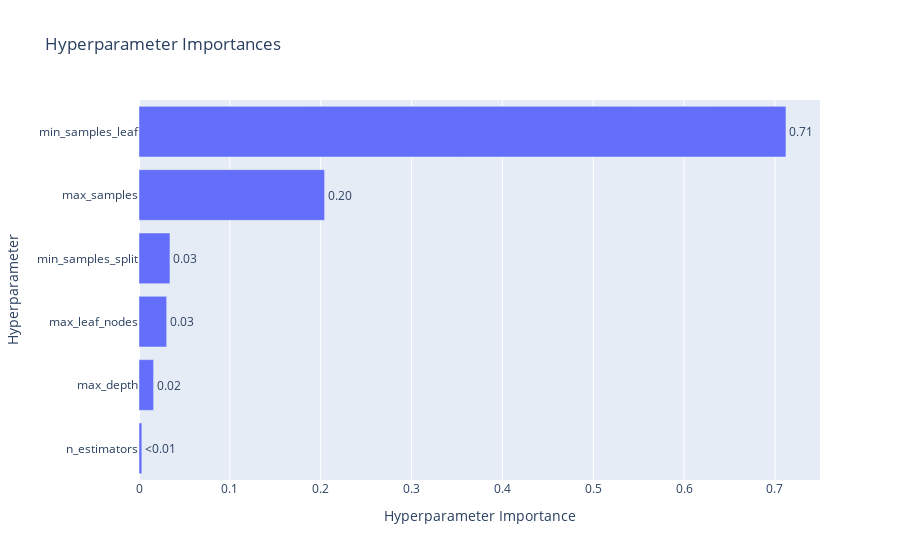

Notebook source saved alongside this figure:
### Code cell
# Plot parameter importances
plot_param_importances(study)

### Figure 1 — Plotly figure (JSON) as saved in the notebook; plotly's stock layout.template omitted (floating-point values rounded to 4 significant figures)
{"data": [{"cliponaxis": false, "hovertemplate": ["n_estimators (IntDistribution): 0.003122790723752746<extra></extra>", "max_depth (IntDistribution): 0.016039211698491995<extra></extra>", "max_leaf_nodes (IntDistribution): 0.030453937487857772<extra></extra>", "min_samples_split (IntDistribution): 0.034062624077739134<extra></extra>", "max_samples (IntDistribution): 0.2042551703655519<extra></extra>", "min_samples_leaf (IntDistribution): 0.7120662656466066<extra></extra>"], "name": "Objective Value", "orientation": "h", "text": ["<0.01", "0.02", "0.03", "0.03", "0.20", "0.71"], "textposition": "outside", "type": "bar", "x": [0.003123, 0.01604, 0.03045, 0.03406, 0.2043, 0.7121], "y": ["n_estimators", "max_depth", "max_leaf_nodes", "min_samples_split", "max_samples", "min_samples_leaf"]}], "layout": {"title": {"text": "Hyperparameter Importances"}, "xaxis": {"title": {"text": "Hyperparameter Importance"}}, "yaxis": {"title": {"text": "Hyperparameter"}}}}
